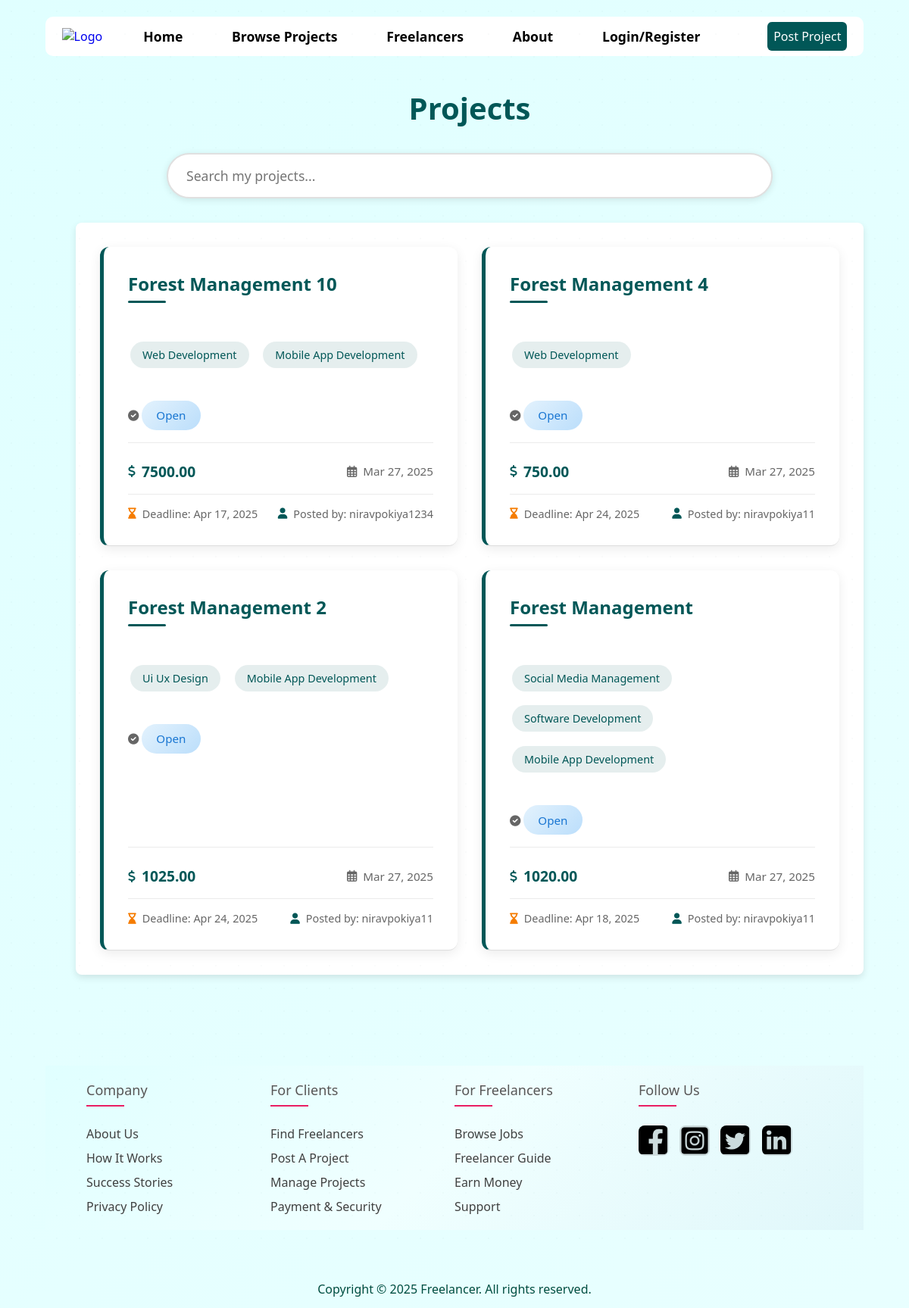
/browse_projects, run on an earlier commit of the app's database.
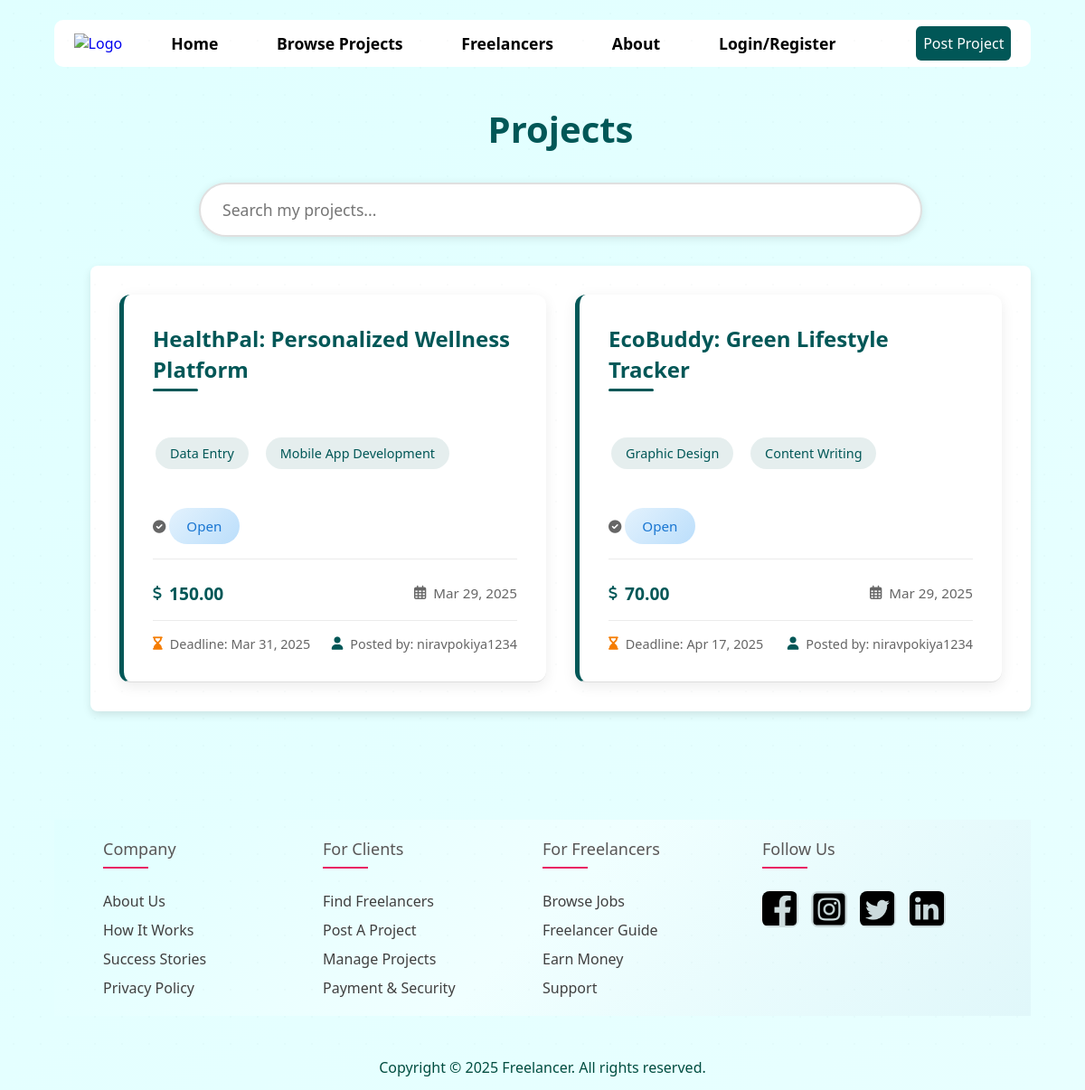
And on a later commit of the database.
### freelancer/models.py (models this page shows, shortened)
class Project(models.Model):
    title = models.CharField(max_length=200)
    description = models.TextField()
    category = models.CharField(max_length=100)
    skills_required = models.CharField(max_length=200)
    budget = models.DecimalField(max_digits=10, decimal_places=2)
    deadline = models.DateField()
    status = models.CharField(max_length=20, choices=STATUS_CHOICES, default='open')
    posted_by = models.ForeignKey(Client, on_delete=models.CASCADE, related_name='posted_projects')
    created_at = models.DateTimeField(auto_now_add=True)
    updated_at = models.DateTimeField(auto_now=True)
    class Meta:
        verbose_name = 'Project'
        verbose_name_plural = 'Projects'

class Client(models.Model):
    user = models.OneToOneField(Users, on_delete=models.CASCADE, related_name='client_profile')
    image = models.ImageField(upload_to='Client/profile_pic', null=True, blank=True)
    companyname = models.CharField(max_length=255)
    address = models.TextField(max_length=1024)
    state = models.CharField(max_length=255, choices=INDIAN_STATES)
    businessEmail = models.EmailField()

class Users(models.Model):
    name = models.CharField(max_length=255)
    email = models.EmailField(unique=True)
    username = models.CharField(max_length=255, unique=True)
    password = models.CharField(max_length=255)
    user_type = models.CharField(max_length=10, choices=[('client', 'Client'), ('freelancer', 'Freelancer')])
    phone = models.CharField(max_length=10, null=True, blank=True)

### freelancer/views.py (the view)
# urls.py: path("browse_projects", views.browse_projects, name="browse_projects"),
def browse_projects(request):
    projects = Project.objects.all().order_by('-created_at')
    return render(request, 'user/Browse_projects.html', {'projects': projects})

### freelancer/templatetags/custom_filters.py (called while the page is built)
@register.filter(name='split')
def split(value, delimiter=','):
    if value:
        return [x.strip().replace('_', ' ').title() for x in value.split(delimiter)]
    return []

@register.filter
def trim(value):
    return value.strip()

### templates/user/Browse_Projects.html (shortened to what this page needs)
<!DOCTYPE html>
<html lang="en">
<head>
    {% load static %}
    {% load custom_filters %}
    <link rel="stylesheet" href="{% static 'css/Browse_Projects.css' %}">
    <link rel="stylesheet" href="{% static 'css/Home.css' %}">
    <link rel="stylesheet" href="{% static 'css/Project_information.css' %}">
    <link rel="stylesheet" href="{% static 'css/client_projects.css' %}">
    <link rel="stylesheet" href="https://cdnjs.cloudflare.com/ajax/libs/font-awesome/6.0.0/css/all.min.css">
</head>
<body>
    <div class="container">
        {% if request.session.user_type == 'freelancer' %}
            {% include 'user/navbar.html' %}
        {% else %}
            {% include 'user/navbar.html' %}
        {% endif %}
        <div class="project-container">
            <div class="project-content">
                <h1> Projects</h1>
                <div class="search-bar">
                    <input type="text" id="project-search" placeholder="Search my projects...">
                </div>
                <div class="project-list">
                    {% for project in projects %}
                    <a href="{% url 'project_card' project.id %}" class="project-card" data-status="{{ project.status }}">
                        <h2>{{ project.title }}</h2>
                        <div class="skills-tags">
                            {% for skill in project.skills_required|split:"," %}
                                <span class="skill-tag">{{ skill|trim }}</span>
                            {% endfor %}
                        </div>
                        <p><i class="fas fa-check-circle"></i> <span class="status status-{{ project.status }}">{{ project.status|title }}</span></p>
                        <div class="project-meta">
                            <span class="project-budget">
                                <i class="fas fa-dollar-sign"></i> {{ project.budget }}
                            </span>
                            <span class="project-date">
                                <i class="far fa-calendar-alt"></i> {{ project.created_at|date:"M d, Y" }}
                            </span>
                        </div>
                        <div class="project-details">
                            <span class="project-deadline">
                                <i class="fas fa-hourglass-end"></i> Deadline: {{ project.deadline|date:"M d, Y" }}
                            </span>
                            <span class="project-uploader">
                                <i class="fas fa-user"></i> Posted by: {{ project.posted_by.user.username }}
                            </span>
                        </div>
                    </a>
                    {% endfor %}
                </div>
            </div>
        </div>
        {% include 'user/footer.html'%}
    </div>
</body>
</html>

### templates/user/navbar.html (shortened to what this page needs)
<!DOCTYPE html>
<html lang="en">
  <head>
    {% load static %}
    <link rel="stylesheet" href="{% static 'css/Home.css' %}" />
  </head>
  <body>
    <div class="navbar">
      <div class="logo">
        <a href="#">
          <img src="" alt="Logo" />
        </a>
      </div>
      <div class="navlinks">
        <ul id="navs">
          <li><a href="{% url 'home' %}">Home</a></li>
          <li><a href="{% url 'browse_projects' %}">Browse Projects</a></li>
          <li><a href="{% url 'view_freelancers' %}">Freelancers</a></li>
          <li><a href="{% url 'about' %}">About</a></li>
          {% if request.session.user_type == 'freelancer' %}
          <li><a href="{% url 'freelancer-home' %}">Dashboard</a></li>
          <li><a href="{% url 'freelancer-logout' %}" class="logout-link">Logout</a></li>
        {% elif request.session.user_type == 'client' %}
          <li><a href="{% url 'client-home-page' %}">Dashboard</a></li>
          <li><a href="{% url 'client-logout' %}" class="logout-link">Logout</a></li>
        {% else %}
          <li><a href="{% url 'user_type' %}">Login/Register</a></li>
        {% endif %}
        </ul>
        {% if request.session.user_type != "freelancer" %}
        <div class="postproject">
          <a href="{% url 'user_type' %}">Post Project</a>
        </div>
        {% endif %}
      </div>
    </div>
  </body>
</html>

### templates/user/footer.html (shortened to what this page needs)
<!DOCTYPE html>
<html lang="en">
<head>
    {% load static %}
    <link rel="stylesheet" href="{% static 'css/footer.css' %}">
</head>
<body>
    <footer class="footer">
        <div class="container">
            <div class="row">
                <div class="footer-col">
                    <h4>Company</h4>
                    <ul>
                        <li><a href="#">About Us</a></li>
                        <li><a href="#">How It Works</a></li>
                        <li><a href="#">Success Stories</a></li>
                        <li><a href="#">Privacy Policy</a></li>
                    </ul>
                </div>
                <div class="footer-col">
                    <h4>For Clients</h4>
                    <ul>
                        <li><a href="#">Find Freelancers</a></li>
                        <li><a href="#">Post a Project</a></li>
                        <li><a href="#">Manage Projects</a></li>
                        <li><a href="#">Payment & Security</a></li>
                    </ul>
                </div>
                <div class="footer-col">
                    <h4>For Freelancers</h4>
                    <ul>
                        <li><a href="#">Browse Jobs</a></li>
                        <li><a href="#">Freelancer Guide</a></li>
                        <li><a href="#">Earn Money</a></li>
                        <li><a href="#">Support</a></li>
                    </ul>
                </div>
                <div class="footer-col">
                    <h4>Follow Us</h4>
                    <div class="social-links">
                        <a href="#">
                            <img class="fab fa-facebook-f" src="{% static 'photos/facebook.png' %}" alt="facebook">
                        </a>
                        <a href="#"><img class="fab fa-instagram-f" src="{% static 'photos/instagram.png' %}" alt="facebook"></a>
                        <a href="#"><img class="fab fa-twitter-f" src="{% static 'photos/twitter.png' %}" alt="facebook"></a>
                        <a href="#"><img class="fab fa-linkedin-f" src="{% static 'photos/linkedin.png' %}" alt="facebook"></a>
                    </div>
                </div>
            </div>
        </div>
    </footer>
    <span class="last">
        Copyright © 2025 Freelancer. All rights reserved.
   </span>
</body>
</html>

### static/css/Browse_Projects.css (style rules this page uses)
body { font-family: Arial, sans-serif; margin: 0; padding: 0; background: #f8f9fa; }
.project-container { display: flex; padding: 20px; width: 75%; }
.search-bar { display: flex; margin-bottom: 20px; }
.search-bar input { flex: 1; padding: 8px; border: 1px solid #ccc; border-radius: 5px; }
.project-content { flex-grow: 1; margin-left: 20px; }
.project-list { background: white; padding: 15px; border-radius: 8px; box-shadow: 0px 4px 10px rgba(0, 0, 0, 0.1); }
.project-card { display: block; padding: 15px; border-bottom: 1px solid #ddd; text-decoration: none; color: black; }
.project-card h2 { font-size: 1.2rem; }
.project-card p { font-size: 0.9rem; color: #666; }
.skill-tag { background-color: #2a2d32; color: white; padding: 5px; border-radius: 5px; margin: 3px; cursor: pointer; }

### static/css/home.css (style rules this page uses)
* { margin: 0; padding: 0; box-sizing: border-box; font-family: Arial, sans-serif; list-style: none; text-decoration: none; font-family: system-ui, -apple-system, BlinkMacSystemFont, 'Segoe UI', Roboto, Oxygen, Ubuntu, Cantarell, 'Open Sans', 'Helvetica Neue', sans-serif; }
body { background: linear-gradient(-45deg, #E0F7FA, #F0FFFF, #E0FFFF); background-size: 400% 400%; animation: gradientMove 10s ease infinite; color: #004d40; min-height: 100vh; position: relative; display: flex; justify-content: center; }
body::before { content: ""; position: absolute; top: 0; left: 0; width: 100%; height: 100%; background-image: radial-gradient(rgba(0, 77, 64, 0.1) 1px, transparent 1px); background-size: 30px 30px; opacity: 0.2; pointer-events: none; }
.navbar { margin: 2% 0%; background-color: white; border-radius: 10px; display: flex; justify-content: space-between; padding : 0 2%; width: 100%; align-items: center; }
.navbar .navlinks { display: flex; justify-content: space-between; width : 90%!important; align-items: center; }
.navbar .navlinks ul { display: flex; gap : 8%; width : 76%; }
.navbar .navlinks ul li { font-weight: 600; font-size: 1.1rem; margin : 14px 0; text-wrap: nowrap; }
.navbar .navlinks ul li a { color: black; }
.navbar .navlinks .postproject a { background-color: rgb(1, 87, 87); color: white; padding: 0.5rem; border-radius: 6px; }
.navbar .navlinks ul li a { position: relative; color: #000; text-decoration: none; padding: 4px; }
.navbar .navlinks ul li a::before { content: ""; position: absolute; display: block; width: 100%; height: 2px; bottom: 0; left: 0; background-color: #000; transform: scaleX(0); transition: transform 0.24s ease; }
.postproject a { text-align: center; position: relative; display: inline-block; padding: 10px 20px; color: black; z-index: 1; transition: color 0.35s ease; font-weight: 500; }
.postproject a:after { position: absolute; content: ""; top: 0; left: 0; width: 0; height: 100%; background: #ff00cc; border-radius: 6px; transition: width 0.30s ease; z-index: -1; }

### static/css/Project_information.css (style rules this page uses)
.container { width: 90%; display: flex; flex-direction: column; align-items: center; }

What changed in the data, as far as the page shows it:
removed Project: title "Forest Management 10", skills_required "Web Development" "Mobile App Development", status "Open", budget "7500.00", created_at "Mar 27, 2025", deadline "Apr 17, 2025", posted_by.user.username "niravpokiya1234"
removed Project: title "Forest Management 4", skills_required "Web Development", status "Open", budget "750.00", created_at "Mar 27, 2025", deadline "Apr 24, 2025", posted_by.user.username "niravpokiya11"
removed Project: title "Forest Management 2", skills_required "Ui Ux Design" "Mobile App Development", status "Open", budget "1025.00", created_at "Mar 27, 2025", deadline "Apr 24, 2025", posted_by.user.username "niravpokiya11"
removed Project: title "Forest Management", skills_required "Social Media Management" "Software Development" "Mobile App Development", status "Open", budget "1020.00", created_at "Mar 27, 2025", deadline "Apr 18, 2025", posted_by.user.username "niravpokiya11"
added Project: title "HealthPal: Personalized Wellness Platform", skills_required "Data Entry" "Mobile App Development", status "Open", budget "150.00", created_at "Mar 29, 2025", deadline "Mar 31, 2025", posted_by.user.username "niravpokiya1234"
added Project: title "EcoBuddy: Green Lifestyle Tracker", skills_required "Graphic Design" "Content Writing", status "Open", budget "70.00", created_at "Mar 29, 2025", deadline "Apr 17, 2025", posted_by.user.username "niravpokiya1234"
